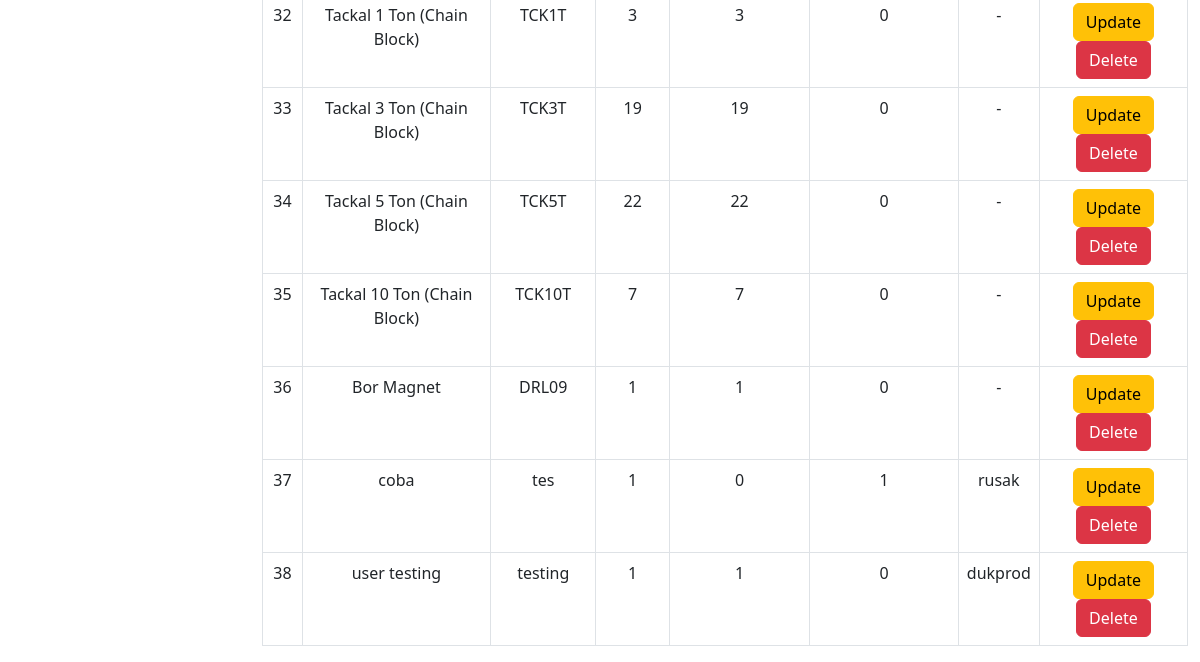
The page /alat_produksi.php (signed in, lower part) on the database as committed earlier.
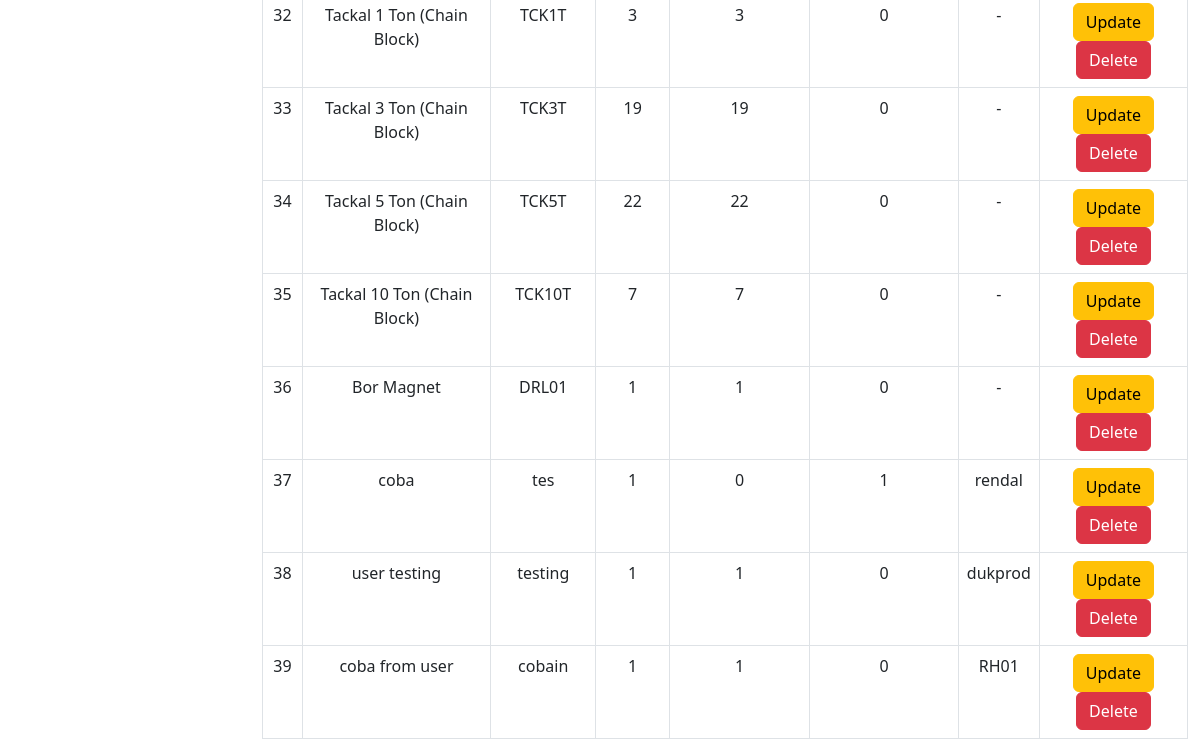
The same page on the database as committed later.
### tables this page shows
CREATE TABLE `alat_produksi` (
  `idbarang` int NOT NULL,
  `namabarang` varchar(512) NOT NULL,
  `kodebarang` varchar(100) NOT NULL,
  `kategoribarang` varchar(512) NOT NULL,
  `jumlah` int NOT NULL,
  `baik` int NOT NULL,
  `rusak` int NOT NULL,
  `lokasi` varchar(512) NOT NULL,
  `kategori_id` int NOT NULL
);

### alat_produksi.php (the view, shortened to what this page needs)
<?php
require 'controller/koneksi.php';
$query = "SELECT * FROM alat_produksi";
?>
<!DOCTYPE html>
<html lang="en">
<head>
    <link href="css/styles.css" rel="stylesheet" />
</head>
<br>
<br>
<body>
    <main id="main-content" class="<?= isset($_GET['sidebarClosed']) ? '' : 'main-with-sidebar' ?>">
        <br>
        <div class="container -fluid">
            <div class="card-mb-4">
                <br>
                <br>
                <br>
                <div class="card-body">
                    <div class="table table-responsive">
                        <table class="table table-bordered" id="dataTable" width="100" cellspacing="0">
                            <tbody>
                                <?php
                                $i = 1;
                                $ambilsemuadatabarang = mysqli_query($conn, $query);
                                while ($data = mysqli_fetch_array($ambilsemuadatabarang)) {
                                    $namabarang = $data['namabarang'];
                                    $kodebarang = $data['kodebarang'];
                                    $jumlah = $data['jumlah'];
                                    $barangbaik = $data['baik'];
                                    $barangrusak = $data['rusak'];
                                    $lokasi = $data['lokasi'];
                                    $idb = $data['idbarang'];
                                ?>
                                    <tr>
                                        <td style="text-align: center;"><?= $i++ ?></td>
                                        <td style="text-align: center;"><?= $namabarang ?></td>
                                        <td style="text-align: center;"><?= $kodebarang ?></td>
                                        <td style="text-align: center;"><?= $jumlah ?></td>
                                        <td style="text-align: center;"><?= $barangbaik ?></td>
                                        <td style="text-align: center;"><?= $barangrusak ?></td>
                                        <td style="text-align: center;"><?= $lokasi ?></td>
                                        <td style="text-align: center;">
                                            <button type="button" class="btn btn-warning" data-bs-toggle="modal" data-bs-target="#edit<?= $idb; ?>">
                                                Update
                                            </button>
                                            <button type="button" class="btn btn-danger" data-bs-toggle="modal" data-bs-target="#delete<?= $idb; ?>">
                                                Delete
                                            </button>
                                        </td>
                                    </tr>
                                <?php
                                };
                                ?>
                            </tbody>
                        </table>
    </main>
</body>
</html>

Rows that differ between the two databases and show on the page:
changed alat_produksi "Bor Magnet": kodebarang "DRL09" → "DRL01"
changed alat_produksi "coba": lokasi "rusak" → "rendal"
added alat_produksi: namabarang "coba from user", kodebarang "cobain", jumlah "1", baik "1", rusak "0", lokasi "RH01"
